Frame 1 (no input): blank canvas, image omitted
Frame 60 (the mouse pressed at the canvas centre just before this capture): blank canvas, image omitted
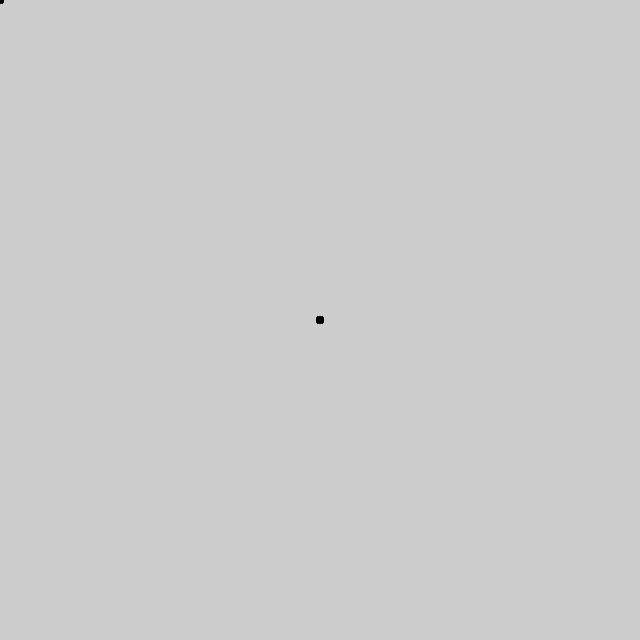
Frame 120 (the mouse held since frame 60 and released just before this capture)

The Processing sketch whose frames 1 and 60 were blank and that drew this single picture after the mouse press (run headless with seeded random() and noise(); from frame 60 on, the mouse is pressed at the canvas centre):

// Processing sketch: sketch_23Mouse
// ── sketch_23Mouse.pde

void setup() {
  // 처음에 한번만 실행
  size(640, 640);
  fill(0, 102);
  noStroke();
}

void draw() {
  ellipse(mouseX, mouseY, 8, 8);
}
